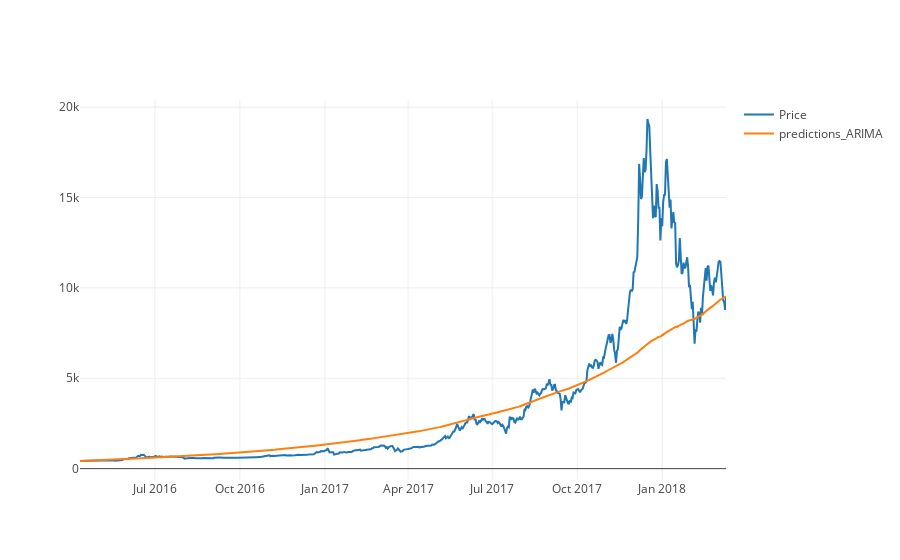

The notebook cell this image was saved under:
### Code cell
predictions_ARIMA = np.exp(predictions_ARIMA_log)

predictions_ARIMA_plt = go.Scatter(x=predictions_ARIMA.index, y=predictions_ARIMA, name='predictions_ARIMA')
py.iplot([btc_price,predictions_ARIMA_plt])

print('RMSE: ',np.sqrt(sum((predictions_ARIMA-df['price'])**2)/len(df['price'])))

### Figure 1 — Plotly figure (JSON) as saved in the notebook; plotly's stock layout.template omitted (floating-point values rounded to 4 significant figures; data arrays with more than 128 entries replaced by an {"elided": "..."} marker saying what was removed)
{"data": [{"name": "Price", "type": "scatter", "x": {"elided": "700 str values"}, "y": {"elided": "700 float values"}}, {"name": "predictions_ARIMA", "type": "scatter", "x": {"elided": "700 str values"}, "y": {"elided": "700 float values"}}], "layout": {}}
